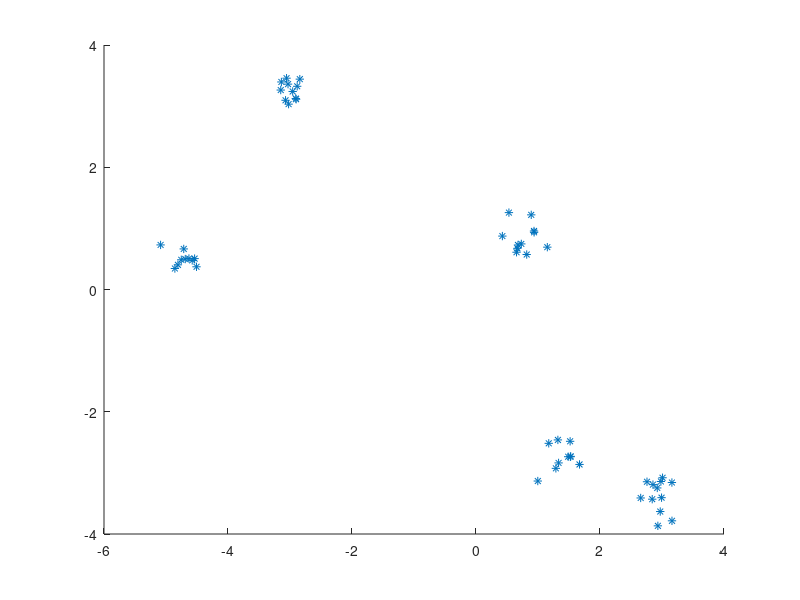

MATLAB code to generate this figure: (Note: this script raises an error after producing the figure.)
%%
clear all;close all;
%%
% Constant
load('cluster1.mat')
Upper = 10;
Left_MAX = -10;
Right_MAX = 10;

% The stars' position
figure(1);
scatter(hX,hY,'*');hold on;

% The ship first position normal distribution
%x = normrnd(0,5/3,1,1);
x = -1.26;
y = -10;
%v = normrnd(3.5,0.5,1,1);
v = 2;
%theta = normrnd(pi/2,pi/12);
theta = 1.62;
v_x = v*cos(theta);
v_y = v*sin(theta);
a_x = zeros(1,length(hX));
a_y = zeros(1,length(hX));
a_x_sum = 0;
a_y_sum = 0;
distance_sum = 0;
t = 0;
derta_t = 0.01;

% Simulate the trace of ship
while y<=10
    %
    for i =1:1:length(hX)
        [a_x(i),a_y(i)] = accellerate(hX(i),hY(i),hM(i),x,y,1);
    end
    a_x_sum = 0;a_y_sum = 0;
    for i = 1:1:length(hX)
        a_x_sum = a_x(i)+a_x_sum;
        a_y_sum = a_y(i)+a_y_sum;
    end
    a = norm([a_x_sum,a_y_sum],2);
    if a>4
        distance_sum = -1;
        break;
    end
    %
    if abs(x) > 10
        distance_sum = -1;
        break;
    end
    %
    [x,y,t,v_x,v_y,distance] = Eular(x,y,a_x_sum,a_y_sum,v_x,v_y,t,derta_t);
    distance_sum = distance_sum+distance;
    scatter(x,y,'.b');axis([-10 10 -10 10]);hold on; 
end
hold off;
%% functions
%
function [a_x,a_y] = accellerate(x_star,y_star,m_star,x_ship,y_ship,gravity)
    r = norm([x_star-x_ship,y_star-y_ship],2);
    direction = [x_star-x_ship,y_star-y_ship];
    a = (gravity.*m_star/(r^3)).*direction;
    a_x = a(1);
    a_y = a(2);
end
%
function [x,y,t,v_x,v_y,distance] = Eular(x0,y0,a_x,a_y,v0_x,v0_y,t,derta_t)
    t = t+derta_t;
    v_x = v0_x + derta_t*a_x;
    v_y = v0_y + derta_t*a_y;
    x = x0 + derta_t*v_x;
    y = y0 + derta_t*v_y;
    distance = norm([x-x0,y-y0],2);
end